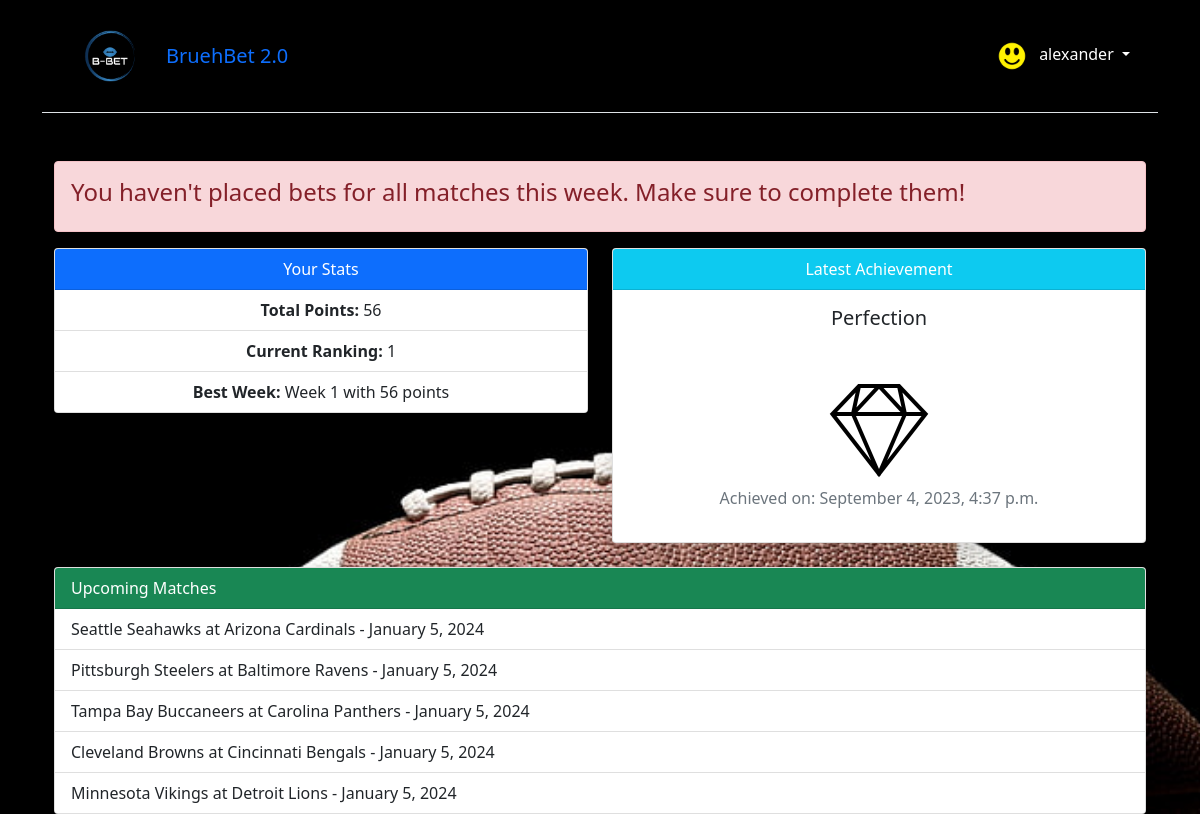
The page /users/dashboard/ (signed in) on the database as committed earlier.
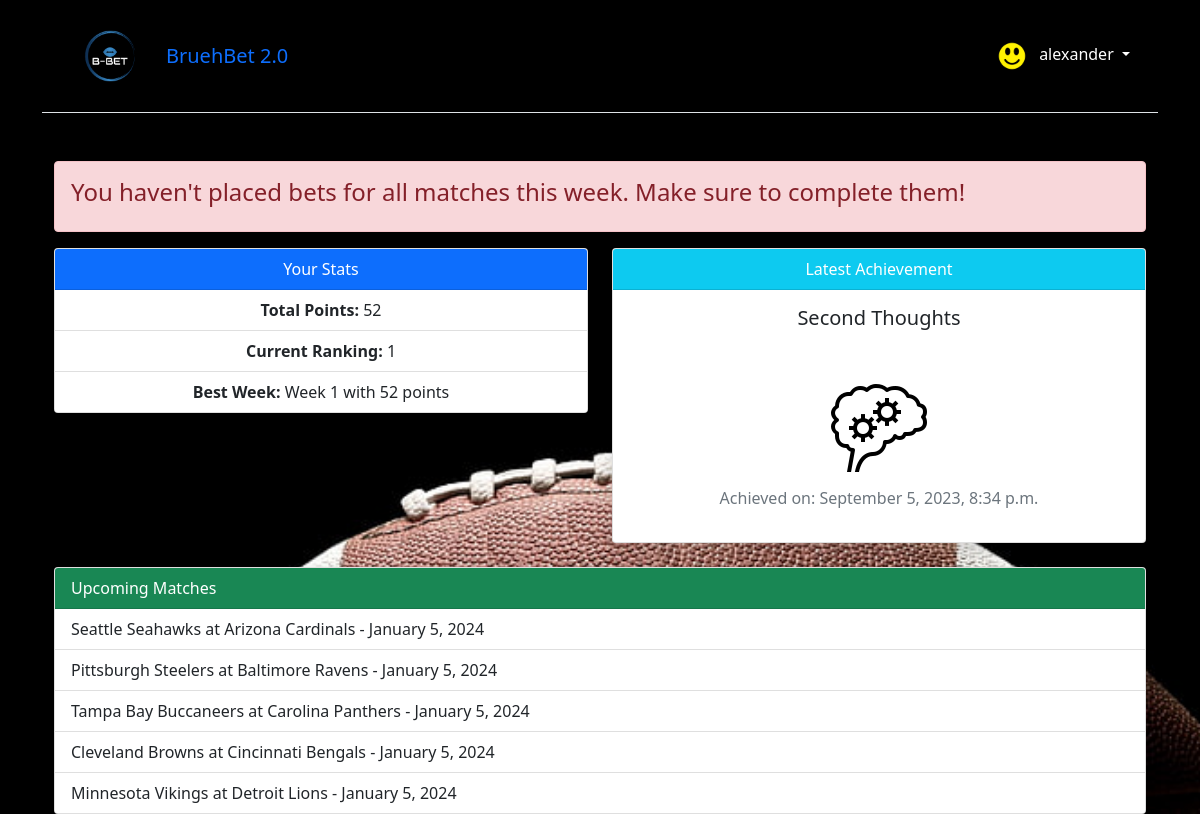
The same page on the database as committed later.
### users/models.py (models this page shows, shortened)
class CustomUser(AbstractUser):
    favorite_team = models.ForeignKey(Team, on_delete=models.SET_NULL, null=True, blank=True)
    models.SlugField(null=True, blank=True, unique=True)
    bio = models.TextField(blank=True, null=True)
    profile_picture = models.ImageField(upload_to='profiles_pictures/', blank=True, null=True)

class UserAchievement(models.Model):
    user = models.ForeignKey(CustomUser, on_delete=models.CASCADE)
    achievement = models.ForeignKey(Achievement, on_delete=models.CASCADE)
    date_achieved = models.DateTimeField()

class Achievement(models.Model):
    name = models.CharField(max_length=50)
    description = models.TextField()
    image = models.CharField(max_length=255, null=True, blank=True)

class Match(models.Model):
    match_number = models.PositiveIntegerField(primary_key=True)
    week_number = models.PositiveIntegerField()
    date = models.DateTimeField()
    location = models.CharField(max_length=100)
    home_team = models.ForeignKey(Team, on_delete=models.CASCADE, related_name='home_team')
    away_team = models.ForeignKey(Team, on_delete=models.CASCADE, related_name='away_team')
    home_team_result = models.IntegerField(null=True, blank=True)
    away_team_result = models.IntegerField(null=True, blank=True)
    odds_home = models.IntegerField(null=True, blank=True)
    odds_away = models.IntegerField(null=True, blank=True)
    over_under = models.IntegerField(null=True, blank=True)

class Team(models.Model):
    name = models.CharField(max_length=50, blank=True, primary_key=True)
    logo = models.ImageField(upload_to='team_logos/', null=True, blank=True)
    short_name = models.TextField(blank=True, null=True)
    def __str__(self):
        return self.name

### users/views.py (the view)
# urls.py: path('dashboard/', DashboardView.as_view(), name='dashboard'),
class DashboardView(TemplateView):
    template_name = 'dashboard.html'
    def get_current_nfl_week(self):
        today = datetime.date.today()
        start_date = datetime.date(2023, 9, 5)
        if today < start_date:
            return "NFL season hasn't started yet."
        delta_days = (today - start_date).days
        week_number = delta_days // 7 + 1
        if week_number > 18:  # Assuming an 18 week season
            return "NFL regular season is over."
        return week_number
    def has_user_placed_bets_for_all_matches_this_week(self, user, current_week):
        total_matches_this_week = Match.objects.filter(week_number=current_week).count()
        user_bets_this_week = Bet.objects.filter(
            user=user,
            match__week_number=current_week,
            predicted_home_score__gt=0,
            predicted_away_score__gt=0
        ).count()
        return total_matches_this_week == user_bets_this_week
    def get_context_data(self, **kwargs):
        context = super().get_context_data(**kwargs)
        context['total_points'] = Bet.objects.filter(user=self.request.user).aggregate(total=Sum('points'))['total'] or 0
        context['recent_bets'] = Bet.objects.filter(user=self.request.user).order_by('match__date')[:5]
        current_week = self.get_current_nfl_week()
        context['has_placed_bets_for_all_matches'] = self.has_user_placed_bets_for_all_matches_this_week(self.request.user, current_week)
        context['upcoming_matches'] = Match.objects.filter(date__gte=date.today()).order_by('date')[:5]
        ranked_users = CustomUser.objects.annotate(total_points=Sum('bet__points')).order_by('-total_points')
        user_rank = 1
        for rank, user in enumerate(ranked_users, start=1):
            if user == self.request.user:
                context['user_rank'] = rank
                break
        best_week_data = Bet.objects.filter(user=self.request.user).values('match__week_number').annotate(week_points=Sum('points')).order_by('-week_points').first()
        if best_week_data:
            context['best_week'] = {
                'number': best_week_data['match__week_number'],
                'points': best_week_data['week_points']
            }
        else:
            context['best_week'] = {
                'number': None,
                'points': None
            }
        latest_achievement = UserAchievement.objects.filter(user=self.request.user).order_by('-date_achieved').first()
        context['latest_achievement'] = latest_achievement
        return context

### templates/dashboard.html
{% extends 'base.html' %}
{% load static %}
{% block content %}
<div class="container mt-5">
    {% if has_placed_bets_for_all_matches %}
        <div class="alert alert-success">
            <p>All bets placed. Good luck.</p>
        </div>
    {% else %}
        <div class="alert alert-danger">
            <h4>You haven't placed bets for all matches this week. Make sure to complete them!</h4>
        </div>
    {% endif %}
    <div class="row">
        <div class="col-lg-6 mb-4">
            <div class="card shadow">
                <div class="card-header bg-primary text-white text-center">Your Stats</div>
                <ul class="list-group list-group-flush text-center">
                    <li class="list-group-item"><strong>Total Points:</strong> {{ total_points }}</li>
                    <li class="list-group-item"><strong>Current Ranking:</strong> {{ user_rank }}</li>
                    <li class="list-group-item"><strong>Best Week:</strong> Week {{ best_week.number }} with {{ best_week.points }} points</li>
                </ul>
            </div>
        </div>
        <div class="col-lg-6 mb-4">
            {% if latest_achievement %}
            <div class="card shadow text-center">
                <div class="card-header bg-info text-white">Latest Achievement</div>
                <div class="card-body">
                    <h5 class="card-title">{{ latest_achievement.achievement.name }}</h5>
                    <p class="card-text">{{ latest_achievement.achievement.description }}</p>
                    {% if latest_achievement.achievement.image %}
                        <img src="{% static '/images/achievements/'|add:latest_achievement.achievement.image %}" alt="{{ latest_achievement.achievement.name }} icon" class="card-img-top mb-2 d-block mx-auto" style="max-height: 100px; object-fit: contain;">
                    {% endif %}
                    <p class="text-muted">Achieved on: {{ latest_achievement.date_achieved|date:"F j, Y, g:i a" }}</p>
                </div>
            </div>
            {% endif %}
        </div>
    </div>
    <div class="card mb-4 shadow">
        <div class="card-header bg-success text-white">Upcoming Matches</div>
        <ul class="list-group list-group-flush">
            {% for match in upcoming_matches %}
                <li class="list-group-item">{{ match.away_team }} at {{ match.home_team }} - {{ match.date|date:"F j, Y" }}</li>
            {% endfor %}
        </ul>
    </div>
</div>
{% endblock %}

### templates/base.html (shortened to what this page needs)
{% load static %}
<!DOCTYPE html>
<html>
<head>
  <link rel="stylesheet" type="text/css" href="{% static 'css/styles.css' %}">
  <link href="https://cdn.jsdelivr.net/npm/bootstrap@5.1.3/dist/css/bootstrap.min.css" rel="stylesheet"
>
    <link rel="stylesheet" href="https://cdnjs.cloudflare.com/ajax/libs/OwlCarousel2/2.3.4/assets/owl.carousel.min.css">
<link rel="stylesheet" href="https://cdnjs.cloudflare.com/ajax/libs/OwlCarousel2/2.3.4/assets/owl.theme.default.min.css">
</head>
<body>
  <div class="container">
    <header class="p-3 mb-3 border-bottom">
      <div class="container">
        <div class="d-flex flex-wrap align-items-center justify-content-center
          justify-content-lg-start">
          <img src="{% static 'logo/png/logo-color.png' %}" alt="BruehBet Logo" class="me-3 logo">
          <a class="navbar-brand" href="{% url 'home' %}">BruehBet 2.0</a>
            {% if user.is_authenticated %}
          <div class="dropdown text-end">
            <a href="#" class="d-block link-dark text-decoration-none dropdown-toggle" id="dropdownUser1"
              data-bs-toggle="dropdown" aria-expanded="false">
              {% if request.user.profile_picture %}
                <img src="{{ request.user.profile_picture.url }}" width="30" height="30" class="rounded-circle me-2">
              {% elif request.user.favorite_team.logo %}
                <img src="{{ request.user.favorite_team.logo.url }}" width="30" height="30" class="rounded-circle me-2">
              {% else %}
                <img src="{% static 'images/nfl.png' %}" width="30" height="30" class="rounded-circle me-2">
              {% endif %}
              {{ request.user.username }}
            </a>
          </div>
          {% else %}
          <div class="text-end">
            <a href="{% url 'login' %}" class="btn btn-outline-primary me-2">Log
              In</a>
            <a href="{% url 'signup' %}" class="btn btn-primary">Sign Up</a>
          </div>
          {% endif %}
        </div>
      </div>
    </header>
    <main>
      {% block content %}
      {% endblock content %}
    </main>
  </div>
</body>
</html>

### static/css/styles.css (style rules this page uses)
html { scroll-behavior: smooth; }
a { color: rgb(137,147,158) }
body { background-image: url("../../media/background.jpg"); background-repeat: no-repeat; background-size: cover; background-attachment: fixed; height: 100vh; }
h1, label, p, li { color: white; }
#dropdownUser1 { color: white; }
.text-white { color: white; }
.logo { width: 50px; height: auto; }
@media (min-width: 576px) { .logo { width: 60px; } }
@media (min-width: 768px) { .logo { width: 70px; } }
@media (min-width: 992px) { .logo { width: 80px; } }
.card { border-radius: 10px; box-shadow: 0 4px 8px rgba(0,0,0,0.1); transition: all 0.3s ease-in-out; }

Rows that differ between the two databases and show on the page:
no longer on this page (row unchanged): UserAchievement: achievement.name "Perfection", achievement.image (picture), date_achieved "September 4, 2023, 4:37 p.m."
added UserAchievement: achievement.name "Second Thoughts", achievement.image (picture), date_achieved "September 5, 2023, 8:34 p.m."
Other text that changed with them:
{{ total_points }}: "56" → "52"
{{ best_week.points }}: "56" → "52"
